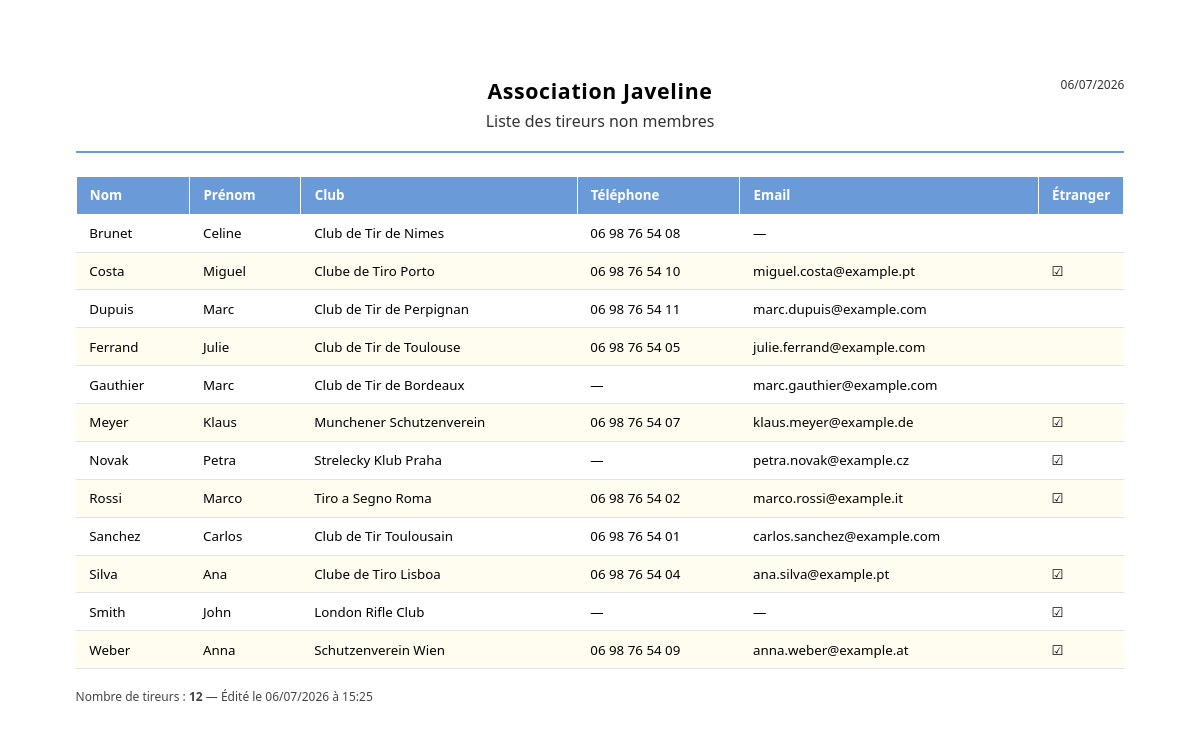
The app's page /externes/imprimer with its own data.
### tables this page shows
CREATE TABLE externes (
    id          INT UNSIGNED    NOT NULL AUTO_INCREMENT,
    nom         VARCHAR(100)    NOT NULL,
    prenom      VARCHAR(100)    NOT NULL,
    club        VARCHAR(150)    NOT NULL,
    telephone   VARCHAR(20)         NULL DEFAULT NULL,
    email       VARCHAR(150)        NULL DEFAULT NULL,
    etranger    TINYINT(1)      NOT NULL DEFAULT 0,
    coach       VARCHAR(150)        NULL DEFAULT NULL,
    created_at  DATETIME        NOT NULL DEFAULT CURRENT_TIMESTAMP,
    PRIMARY KEY (id)
);

### app/controllers/ExterneController.php (called while the page is built, shortened)
<?php
require_once APP_ROOT . '/app/models/ExterneModel.php';
class ExterneController extends Controller
{
    private ExterneModel $model;
    public function __construct()
    {
        $this->model = new ExterneModel();
    }
    public function imprimerListe(): void
    {
        $externes = $this->model->findAll();
        $this->render('externes/print_liste', [
            'titrePage' => 'Liste des tireurs non membres — ' . APP_NAME,
            'externes'  => $externes,
        ], 'print');
    }
}

### index.php (called while the page is built, shortened)
<?php
require_once APP_ROOT . '/core/Database.php';
require_once APP_ROOT . '/core/Model.php';
$router = new Router();
$router->dispatch();

### core/Database.php (called while the page is built, shortened)
<?php
class Database
{
    private static ?PDO $instance = null;
    public static function getInstance(): PDO
    {
        if (self::$instance === null) {
            $dsn = 'mysql:host=' . DB_HOST
                 . ';dbname=' . DB_NAME
                 . ';charset=' . DB_CHARSET;
            $options = [
                PDO::ATTR_ERRMODE            => PDO::ERRMODE_EXCEPTION,
                PDO::ATTR_DEFAULT_FETCH_MODE => PDO::FETCH_ASSOC,
                PDO::ATTR_EMULATE_PREPARES   => false,
            ];
            try {
                self::$instance = new PDO($dsn, DB_USER, DB_PASS, $options);
            } catch (PDOException $e) {
                if (APP_ENV === 'development') {
                    die('Erreur de connexion à la base de données : ' . $e->getMessage());
                } else {
                    die('Erreur de connexion à la base de données. Veuillez réessayer plus tard.');
                }
            }
        }
        return self::$instance;
    }
}

### core/Model.php (called while the page is built, shortened)
<?php
abstract class Model
{
    public function __construct()
    {
        $this->db = Database::getInstance();
    }
}

### app/models/ExterneModel.php (called while the page is built, shortened)
<?php
require_once APP_ROOT . '/core/Model.php';
class ExterneModel extends Model
{
    public function findAll(): array
    {
        $stmt = $this->db->query(
            'SELECT id, nom, prenom, club, telephone, email, etranger
             FROM externes
             ORDER BY nom ASC, prenom ASC'
        );
        return $stmt->fetchAll();
    }
}

### app/views/externes/print_liste.php (the view, shortened to what this page needs)
<div class="liste-impression">
    <div class="liste-impression-entete">
        <h1>Association Javeline</h1>
        <h2>Liste des tireurs non membres</h2>
        <span class="liste-impression-date"><?= date('d/m/Y') ?></span>
    </div>
    <?php if (empty($externes)): ?>
        <p class="liste-impression-vide">Aucun tireur non membre enregistré.</p>
    <?php else: ?>
        <table class="liste-impression-table">
            <thead>
                <tr>
                    <th>Nom</th>
                    <th>Prénom</th>
                    <th>Club</th>
                    <th>Téléphone</th>
                    <th>Email</th>
                    <th class="liste-impression-col-etr">Étranger</th>
                </tr>
            </thead>
            <tbody>
                <?php foreach ($externes as $externe): ?>
                <tr>
                    <td><?= htmlspecialchars($externe['nom']) ?></td>
                    <td><?= htmlspecialchars($externe['prenom']) ?></td>
                    <td><?= htmlspecialchars($externe['club']) ?></td>
                    <td><?= htmlspecialchars($externe['telephone'] ?? '—') ?></td>
                    <td><?= htmlspecialchars($externe['email'] ?? '—') ?></td>
                    <td class="liste-impression-col-etr"><?= $externe['etranger'] ? '☑' : '' ?></td>
                </tr>
                <?php endforeach; ?>
            </tbody>
        </table>
        <p class="liste-impression-pied">
            Nombre de tireurs : <strong><?= count($externes) ?></strong> —
            Édité le <?= date('d/m/Y à H:i') ?>
        </p>
    <?php endif; ?>
</div>

### public/css/fiche-print.css (style rules this page uses)
* { box-sizing: border-box; margin: 0; padding: 0; }
body { font-family: 'Segoe UI', Arial, sans-serif; font-size: 12pt; color: #000; background: #fff; padding: 2cm; }
* { -webkit-print-color-adjust: exact; print-color-adjust: exact; }
.liste-impression { max-width: none; }
.liste-impression-entete { position: relative; text-align: center; border-bottom: 2px solid #6a9bd8; padding-bottom: 0.5cm; margin-bottom: 0.6cm; }
.liste-impression-entete h1 { font-size: 16pt; letter-spacing: 0.03em; }
.liste-impression-entete h2 { font-size: 12pt; font-weight: normal; color: #333; margin-top: 0.15cm; }
.liste-impression-date { position: absolute; top: 0; right: 0; font-size: 9pt; color: #333; }
.liste-impression-table { width: 100%; border-collapse: collapse; font-size: 10pt; }
.liste-impression-table th, .liste-impression-table td { padding: 0.25cm 0.35cm; text-align: left; }
.liste-impression-table thead th { background-color: #6a9bd8; color: #fff; font-weight: 600; border: 1px solid #fff; }
.liste-impression-table tbody td { border-bottom: 1px solid #e2e2e2; }
.liste-impression-col-etr { text-align: center; width: 2.2cm; }
.liste-impression-table tbody tr:nth-child(even) { background-color: #fffdf0; }
.liste-impression-pied { margin-top: 0.5cm; font-size: 9pt; color: #444; }

### records on screen
externes: nom "Brunet", prenom "Celine", club "Club de Tir de Nimes", telephone "06 98 76 54 08", email "—"
externes: nom "Costa", prenom "Miguel", club "Clube de Tiro Porto", telephone "06 98 76 54 10", email "miguel.costa@example.pt"
externes: nom "Dupuis", prenom "Marc", club "Club de Tir de Perpignan", telephone "06 98 76 54 11", email "marc.dupuis@example.com"
externes: nom "Ferrand", prenom "Julie", club "Club de Tir de Toulouse", telephone "06 98 76 54 05", email "julie.ferrand@example.com"
externes: nom "Gauthier", prenom "Marc", club "Club de Tir de Bordeaux", telephone "—", email "marc.gauthier@example.com"
externes: nom "Meyer", prenom "Klaus", club "Munchener Schutzenverein", telephone "06 98 76 54 07", email "klaus.meyer@example.de"
externes: nom "Novak", prenom "Petra", club "Strelecky Klub Praha", telephone "—", email "petra.novak@example.cz"
externes: nom "Rossi", prenom "Marco", club "Tiro a Segno Roma", telephone "06 98 76 54 02", email "marco.rossi@example.it"
externes: nom "Sanchez", prenom "Carlos", club "Club de Tir Toulousain", telephone "06 98 76 54 01", email "carlos.sanchez@example.com"
externes: nom "Silva", prenom "Ana", club "Clube de Tiro Lisboa", telephone "06 98 76 54 04", email "ana.silva@example.pt"
externes: nom "Smith", prenom "John", club "London Rifle Club", telephone "—", email "—"
externes: nom "Weber", prenom "Anna", club "Schutzenverein Wien", telephone "06 98 76 54 09", email "anna.weber@example.at"

### other values on screen
count($externes) "12"
